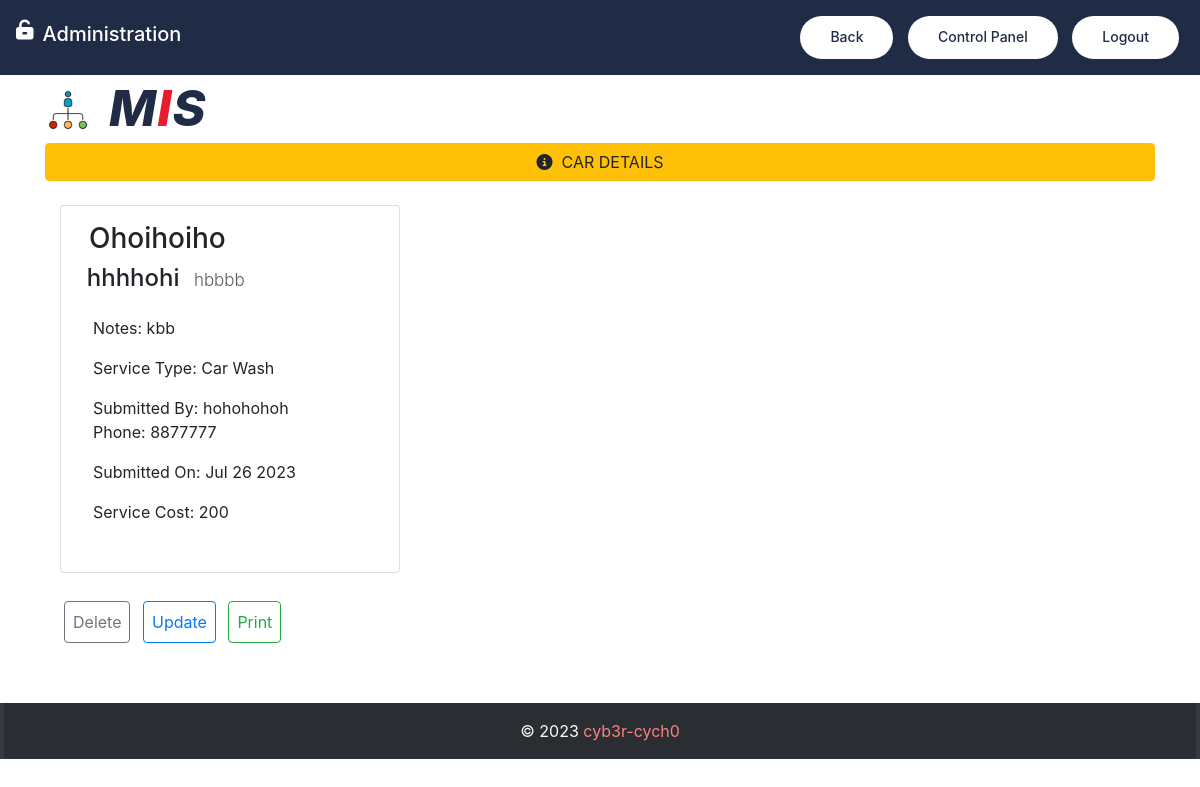
The app's page /servicing/1/ (signed in) with its own data.
### carapp/models.py (models this page shows, shortened)
class Car(models.Model):
    SERVICE_CHOICES = [('Car Wash', 'Car Wash'), ('Car Service', 'Car Service')]
    ADDITIONAL_SERVICES = [('Polishing', 'Polishing'), ('Buffing', 'Buffing'), ('Engine Wash', 'Engine Wash'), ('Under Wash', 'Under Wash')]
    car_model = models.CharField(max_length=100)
    car_number = models.CharField(max_length=30)
    car_notes = models.TextField()
    car_description = models.CharField(max_length=100)
    car_owner_name = models.CharField(max_length=100)
    car_owner_number = models.IntegerField()
    service_type = models.CharField(choices=SERVICE_CHOICES, max_length=15, blank=True, default='Car Wash')
    submission_date = models.DateField(default=dateutil.utils.today())
    servicing = models.CharField(choices=ADDITIONAL_SERVICES, max_length=15, blank=True)
    servicing_cost = models.IntegerField(unique=False, null=True)

### carapp/views.py (the view)
# urls.py: path('servicing/<id>/', views.car_detail, name='car_detail'),
@login_required(login_url='login')
@cache_control(no_cache=True, must_revalidate=True, no_store=True)
def car_detail(request, id):
    try:
        car = Car.objects.get(id=id)
    except Car.DoesNotExist:
        raise Http404('Car Details Not Found!')
    context = {
        'car': car
    }
    return render(request, 'carwash/car_detail.html', context)

### carapp/templates/carwash/car_detail.html (shortened to what this page needs)
{% extends 'base.html' %}
{% load static %}
{% block nav-content %}
    <i class="fa-solid fa-unlock-keyhole ml-2 mb-3" style="color: #fff; font-size: 20px"></i>   &nbsp;&nbsp; <h2 style="color: #fff; font-size: 20px">Administration</h2>
{% endblock %}
{% block nav-btn %}
    <a class="btn btn-custom" id="btn-nav-view" href="{% url 'view_more' %}">Back</a>
    <a class="btn btn-custom" id="btn-nav-back" href="{% url 'backend' %}" >Control Panel</a>
    <a class="btn btn-custom" id="btn-nav" data-bs-toggle="modal" data-bs-target="#logout">Logout</a>
{% endblock %}
{% block topbar %}
<div class="top-bar mt-4 pt-5">
        <div class="container mt-5">
            <div class="row align-items-center">
                <div class="col-lg-4 col-md-12">
                    <div class="logo">
                        <img src="{% static 'img/icon.ico' %}" alt="Logo">
                        <h1><span>M</span>I<span>S</span></h1>
                    </div>
                </div>
            </div>
        </div>
    </div>
{% endblock %}
{% block footer %} style="color: #ff7f7f;" {% endblock %}
{% block content %}
<br>
    <div class="container mt-1 mb-5 pb-2">
        <button class="btn btn-warning w-100 mt-3 mb-2 no-pointer">
            <i class="fa-solid fa-circle-info"></i>&nbsp;&nbsp;CAR DETAILS
        </button>
        <div id="pt" class="col-4">
            <div class="card p-3 mt-3 mb-4">
                <div class="row" >
                    <h3>&nbsp;&nbsp;{{ car.car_number|capfirst }}</h3>
                    <h4>&nbsp;&nbsp;{{ car.car_model }}<small class="text-body-secondary fw-light" style="font-size: 17px">&nbsp;&nbsp;&nbsp;{{ car.car_description }}</small></h4>
                    <div class="container m-3">
                        {% if car.car_notes %}
                        <p>Notes: {{ car.car_notes }}</p>
                        {% endif %}
                        {% if car.service_type %}
                            <p>Service Type: {{ car.service_type }}</p>
                        {% endif %}
                        <p>Submitted By: {{ car.car_owner_name }}&nbsp;&nbsp; {% if car.car_owner_number != 0 %} Phone:&nbsp;{{ car.car_owner_number }} {% endif %}</p>
                        <p>Submitted On: {{ car.submission_date|date:"M d Y" }}</p>
                        <p>Service Cost: {{ car.servicing_cost }}</p>
                    </div>
                </div>
            </div>
        </div>
        <div class="col-6">
            <a href="/delete/{{ car.id }}">
                <button type="button" class="btn btn-outline-secondary m-1 p-2">Delete</button>
            </a>
            <a href="/update/{{ car.id }}">
                <button type="button" class="btn btn-outline-primary m-1 p-2">Update</button>
            </a>
            <a href="{% url 'car_wash' %}">
                <button onclick="myfun('pt')" type="button" class="btn btn-outline-success m-1 p-2">Print</button>
            </a>
        </div>
</div>
{% endblock content %}

### carapp/static/css/style.css (style rules this page uses)
body { color: #444444; font-weight: 400; background: #ffffff; font-family: 'Barlow', sans-serif; }
h1, h2, h3, h4, h5, h6 { color: #; }
a { color: #FF00FF; transition: .3s; }
.btn.btn-custom { padding: 10px 30px 12px 30px; margin: 0 5px 0 5px; text-align: center; font-size: 14px; font-weight: 500; color: #ffffff; background: #E81C2E; border: none; border-radius: 60px; box-shadow: inset 0 0 0 0 #202C45; transition: ease-out 0.5s; -webkit-transition: ease-out 0.5s; -moz-transition: ease-out 0.5s; }
.top-bar { position: relative; height: 75px; display: flex; align-items: center; background: #ffffff; }
.top-bar .logo { text-align: left; overflow: hidden; }
.top-bar .logo h1 { margin: -4px 0 0 0; color: #E81C2E; font-size: 50px; line-height: 50px; font-weight: 800; letter-spacing: 1px; font-style: italic; align-items center; padding-left: 4rem; }
.top-bar .logo h1 span { color: #202C45; }
.top-bar .logo img { max-width: 60%; max-height: 46px; position: absolute; }
.nav-bar .btn.btn-custom { color: #202C45; background: #ffffff; box-shadow: inset 0 0 0 0 #E81C2E; }

### records on screen
Car: car_number "Ohoihoiho", car_model "hhhhohi", car_description "hbbbb", car_notes "kbb", service_type "Car Wash", car_owner_name "hohohohoh", car_owner_number "8877777", submission_date "Jul 26 2023", servicing_cost "200"
